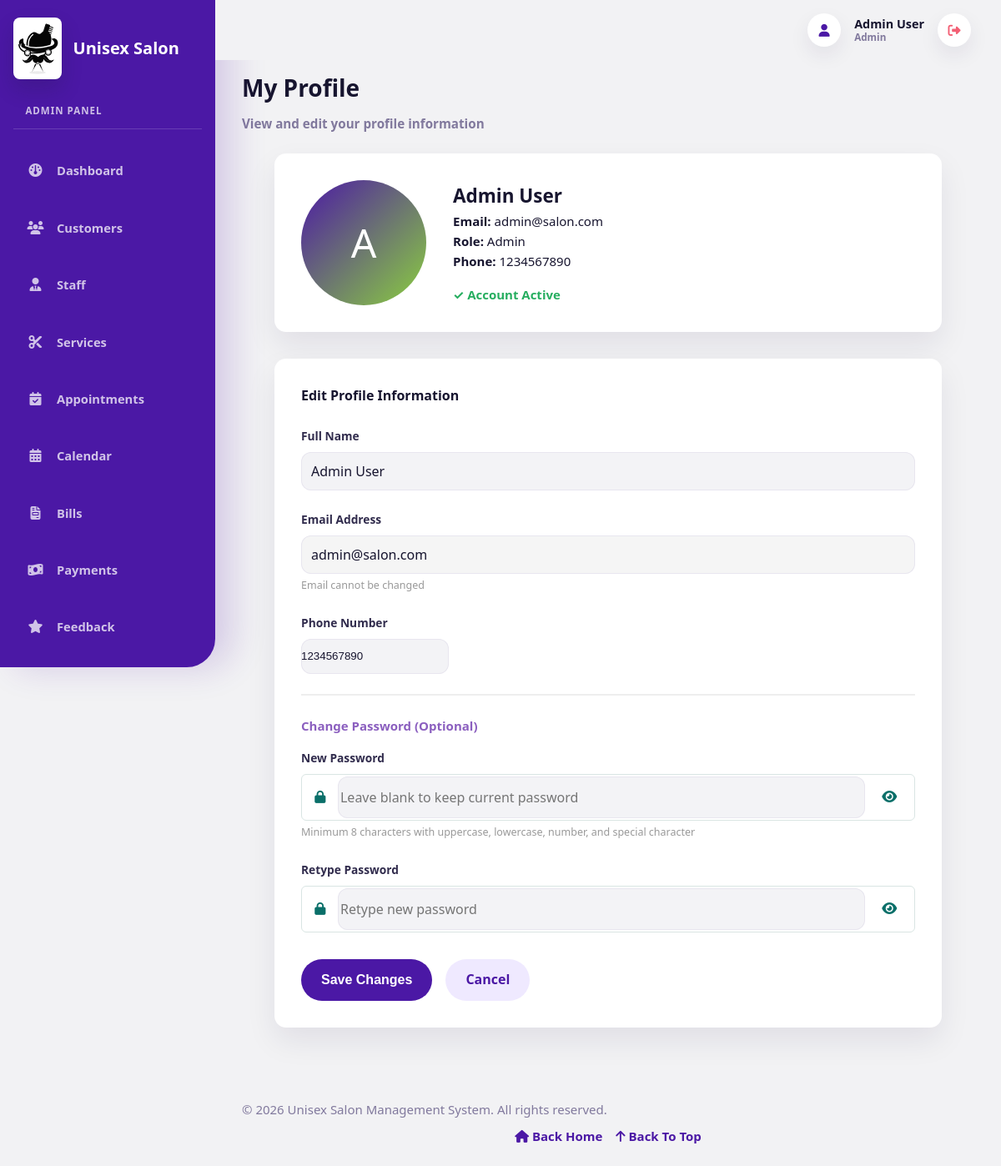
The app's page /profile.php (signed in) with its own data.
### tables this page shows
CREATE TABLE `users` (
  `id` int NOT NULL AUTO_INCREMENT,
  `name` varchar(100) NOT NULL,
  `email` varchar(100) NOT NULL,
  `password` varchar(255) NOT NULL,
  `role` enum('admin','staff') NOT NULL,
  `status` enum('active','inactive') DEFAULT 'active',
  `profile_image` varchar(255) DEFAULT NULL,
  `phone` varchar(15) DEFAULT NULL,
  `address` text,
  `last_login` timestamp NULL DEFAULT NULL,
  `created_at` timestamp NULL DEFAULT CURRENT_TIMESTAMP,
  `updated_at` timestamp NULL DEFAULT CURRENT_TIMESTAMP ON UPDATE CURRENT_TIMESTAMP,
  PRIMARY KEY (`id`),
  UNIQUE KEY `email` (`email`),
  UNIQUE KEY `phone` (`phone`)
);

### config/db.php (called while the page is built, shortened)
<?php
$conn = new mysqli(DB_HOST, DB_USER, DB_PASSWORD, DB_NAME);
$conn->set_charset("utf8");
function fetchOne($query) {
    global $conn;
    $result = $conn->query($query);
    return $result->fetch_assoc();
}
?>

### includes/auth.php (called while the page is built, shortened)
<?php
function hasRole($role) {
    return isset($_SESSION['role']) && $_SESSION['role'] === $role;
}
function getUserById($id) {
    return fetchOne("SELECT * FROM users WHERE id = $id LIMIT 1");
}
?>

### profile.php (the view, shortened to what this page needs)
<?php
require_once 'config/db.php';
require_once 'includes/auth.php';
$user = null;
if (hasRole('customer')) {
    $user = getCustomerById($_SESSION['user_id']);
} else {
    $user = getUserById($_SESSION['user_id']);
}
?>
<!DOCTYPE html>
<html lang="en">
<head>
    <link rel="stylesheet" href="<?php echo BASE_URL; ?>assets/css/style.css">
</head>
<body>
    <?php include 'includes/header.php'; ?>
    <?php include 'includes/sidebar.php'; ?>
    <div class="main-content">
        <div class="page-header">
            <h1>My Profile</h1>
            <p>View and edit your profile information</p>
        </div>
        <?php if ($user): ?>
            <div class="profile-container">
                <div class="profile-header">
                    <div class="profile-avatar">
                        <?php echo strtoupper(substr($user['name'], 0, 1)); ?>
                    </div>
                    <div style="flex: 1;">
                        <h2><?php echo htmlspecialchars($user['name']); ?></h2>
                        <p><strong>Email:</strong> <?php echo htmlspecialchars($user['email']); ?></p>
                        <p><strong>Role:</strong> <?php echo ucfirst($_SESSION['role']); ?></p>
                        <?php if (!empty($user['phone'])): ?>
                            <p><strong>Phone:</strong> <?php echo htmlspecialchars($user['phone']); ?></p>
                        <?php endif; ?>
                        <p style="margin-top: 1rem; color: #27AE60;"><strong>✓ Account Active</strong></p>
                    </div>
                </div>
                <div class="form-container">
                    <h3 style="margin-bottom: 1.5rem; color: #8B5FBF;">Edit Profile Information</h3>
                    <form method="POST" data-validate-identity data-base-url="<?php echo BASE_URL; ?>" data-scope="<?php echo hasRole('customer') ? 'customers' : 'users'; ?>" data-exclude-id="<?php echo (int)$_SESSION['user_id']; ?>">
                        <div class="form-group">
                            <label for="name">Full Name</label>
                            <input type="text" id="name" name="name" required value="<?php echo htmlspecialchars($user['name']); ?>">
                        </div>
                        <div class="form-group">
                            <label for="email">Email Address</label>
                            <input type="email" id="email" name="email" readonly value="<?php echo htmlspecialchars($user['email']); ?>" style="background-color: #f5f5f5; cursor: not-allowed;">
                            <small style="color: #999;">Email cannot be changed</small>
                        </div>
                        <div class="form-group">
                            <label for="phone">Phone Number</label>
                            <input type="tel" id="phone" name="phone" value="<?php echo htmlspecialchars($user['phone'] ?? ''); ?>">
                        </div>
                        <div style="border-top: 2px solid #eee; padding-top: 1.5rem; margin-top: 1.5rem;">
                            <h4 style="margin-bottom: 1rem; color: #8B5FBF;">Change Password (Optional)</h4>
                            <div class="form-group">
                                <label for="password">New Password</label>
                                <div class="icon-field"><i class="fa-solid fa-lock"></i><input type="password" id="password" name="password" placeholder="Leave blank to keep current password"><button type="button" class="password-toggle" data-target="password"><i class="fa-solid fa-eye"></i></button></div>
                                <small style="color: #999;">Minimum 8 characters with uppercase, lowercase, number, and special character</small>
                            </div>
                            <div class="form-group">
                                <label for="confirm_password">Retype Password</label>
                                <div class="icon-field"><i class="fa-solid fa-lock"></i><input type="password" id="confirm_password" name="confirm_password" placeholder="Retype new password"><button type="button" class="password-toggle" data-target="confirm_password"><i class="fa-solid fa-eye"></i></button></div>
                            </div>
                        </div>
                        <div style="display: flex; gap: 1rem; margin-top: 2rem;">
                            <button type="submit" class="btn btn-primary">Save Changes</button>
                            <a href="<?php echo hasRole('admin') ? BASE_URL . 'admin/dashboard.php' : (hasRole('staff') ? BASE_URL . 'staff/dashboard.php' : BASE_URL . 'customer/dashboard.php'); ?>" class="btn btn-secondary">Cancel</a>
                        </div>
                    </form>
                </div>
            </div>
        <?php endif; ?>
    </div>
    <?php include 'includes/footer.php'; ?>
</body>
</html>

### records on screen
users: name "A", name "Admin User", email "admin@salon.com", phone "1234567890"

### other values on screen
$_SESSION['name'] "Admin User"
$_SESSION['role'] "Admin"
